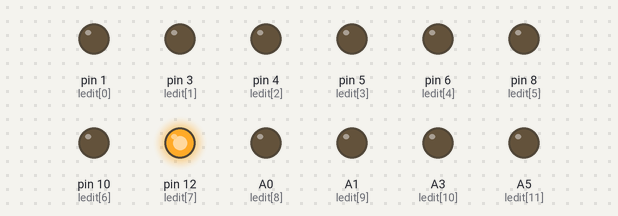
The sketch below on a simulated Arduino Uno, built with avr-gcc and run on an emulated ATmega328P. Shown: output pins drawn as LEDs (lit = HIGH). Random numbers use the default seed unless the sketch sets one.

Above: at 0.1 s.
At 4.6 s:
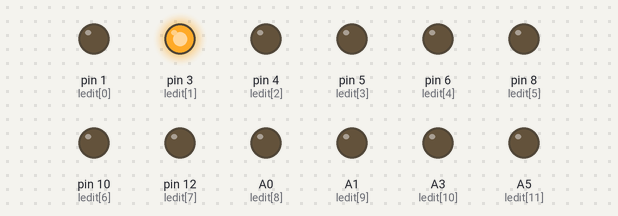
At 9.6 s:
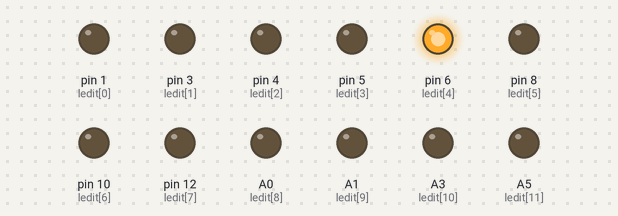
At 19.6 s:
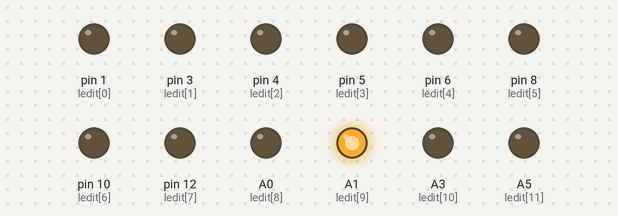
At 29.1 s:
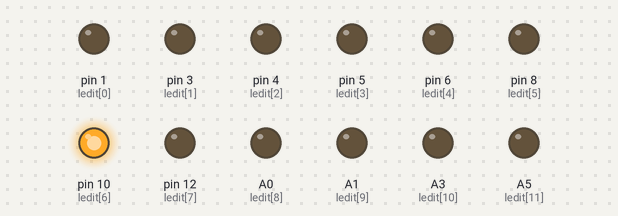
At 39.75 s:
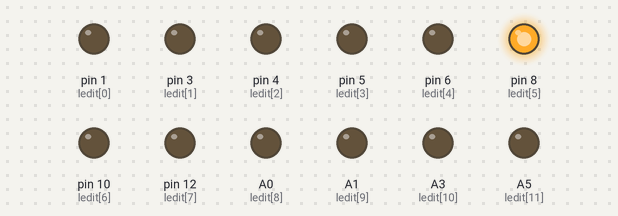
Timing chart, 0 to 40.0 s (numbered marks = the images above):
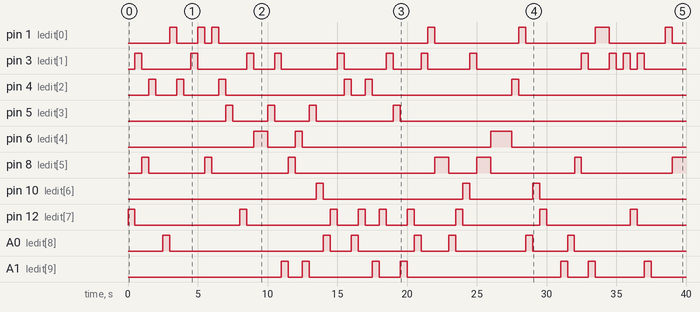

Measured:
- by itself, pin 1 (ledit[0]): LOW → HIGH at 3.0 s, → LOW 0.50 s later, → HIGH 1.5 s later, → LOW 0.50 s later, … (14 changes in this stretch)
- by itself, pin 3 (ledit[1]): LOW → HIGH at 0.50 s, → LOW 0.50 s later, → HIGH 3.5 s later, → LOW 0.50 s later, … (24 changes in this stretch)
- by itself, pin 4 (ledit[2]): LOW → HIGH at 1.5 s, → LOW 0.50 s later, → HIGH 1.5 s later, → LOW 0.50 s later, … (12 changes in this stretch)
- by itself, pin 5 (ledit[3]): LOW → HIGH at 7.0 s, → LOW 0.50 s later, → HIGH 2.5 s later, → LOW 0.50 s later, … (8 changes in this stretch)
- by itself, pin 6 (ledit[4]): goes HIGH 1.0 s, LOW 2.0 s, HIGH 0.50 s, LOW 13.5 s, HIGH 1.5 s, then LOW
- by itself, pin 8 (ledit[5]): LOW → HIGH at 1.0 s, → LOW 0.50 s later, → HIGH 4.0 s later, → LOW 0.50 s later, … (13 changes in this stretch)
- by itself, pin 10 (ledit[6]): goes HIGH 0.50 s, LOW 10.0 s, HIGH 0.50 s, LOW 4.5 s, HIGH 0.50 s, then LOW
- by itself, pin 12 (ledit[7]): LOW → HIGH at 0.00 s, → LOW 0.50 s later, → HIGH 7.5 s later, → LOW 0.50 s later, … (18 changes in this stretch)

The sketch:

satunnainen_ledi.ino
```cpp
int ledit[] = { 1, 3, 4, 5, 6, 8, 10, 12, A0, A1, A3, A5 };

int ledIndeksi = 0;

void setup() {

  for (int i = 0; i < 12; i = i+1) {
    pinMode(ledit[i], OUTPUT);
  }

}

void loop() {

  int led = ledit[random(0,12)];

  digitalWrite(led, HIGH);

  delay(500);

  digitalWrite(led, LOW);

}
```
